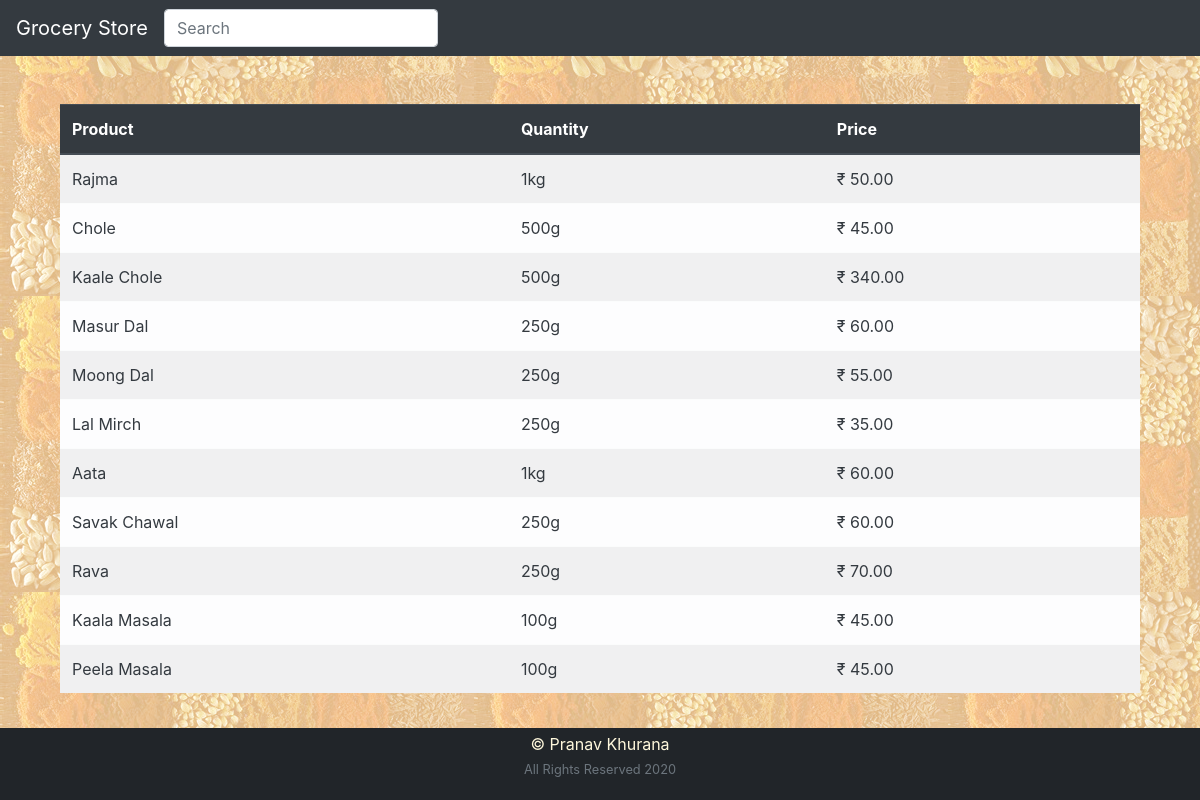
The page / on the database its author committed.
### details/models.py (models this page shows, shortened)
class item(models.Model):
    index = models.AutoField(primary_key=True, verbose_name="Primary Key")
    name = models.CharField(max_length=200, verbose_name="Product Name")
    qty = models.CharField(max_length=10, verbose_name="Quantity")
    price = models.DecimalField(max_digits=10, decimal_places=2, verbose_name="Price")

### details/views.py (the view, shortened to what this page needs)
# urls.py: path('', views.list, name='index'),
def list(request):
    context = {}
    url_parameter = request.GET.get("q")
    if url_parameter:
        search = item.objects.filter(name__icontains=url_parameter)
    else:
        search = item.objects.all()
    context['item'] = search
    return render(request, "index.html", context=context)

### details/templates/index.html (shortened to what this page needs)
<!DOCTYPE html>
{% load static %}
<html lang="en">
<head>
    <link rel="stylesheet" href="https://cdn.jsdelivr.net/npm/bootstrap@4.5.3/dist/css/bootstrap.min.css"
>
    <link rel="stylesheet" href='{% static "/css/style.css" %}'>
</head>
<body class="bg">
    <header class="my-header">
        <nav class="my-header navbar navbar-expand-lg navbar-dark bg-dark mb-5 ">
            <span class="navbar-brand sm-brand">Grocery Store</span>
            <form class="form-inline">
                <input class="form-control mr-sm-2" type="search" placeholder="Search" aria-label="Search"
                    onkeyup="keyp(this.value)">
            </form>
        </nav>
    </header>
    <div class="replace">
        {% include 'list.html' %}
    </div>
    <footer class="my-footer pb-1 pt-1">
        <p>&copy; <a href="https://pranavkhurana.engineer">Pranav Khurana</a> <small class="text-muted"> <br> All Rights Reserved 2020 </small></p>
    </footer>
</body>
</html>

### details/templates/list.html
{% if item %}
<table class="my-table table table-hover table-light table-striped">
    <thead class="thead-dark">
            <th>Product</th>
            <th>Quantity</th>
            <th>Price</th>
    </thead>
    <tbody>
        {% for i in item %}
        <tr class="text-dark">
            <td>{{i.name}}</td>
            <td>{{i.qty}}</td>
            <td>&#8377; {{i.price}}</td>
        </tr>
        {% endfor %}
    </tbody>
</table>
{% else %}
<p>NO RESULT FOUND</p>
{% endif %}

### details/static/css/style.css (style rules this page uses)
.bg { position: relative; height: 100vh; width: 100%; background-color: burlywood; background-image: url('/static/img/bg.jpeg'); background-blend-mode: screen; }
.my-footer { background-color: #212529; text-align: center; color: cornsilk; width: 100%; }
.my-table { width: 90vw; margin-left: 5vw; margin-right: 5vw; }
a { text-decoration: none; color: inherit; }
@media only screen and (min-height: 585px) { .my-footer { position: fixed; left: 0; bottom: 0; } }

### rows shown on the page
item: name "Rajma", qty "1kg", price "50.00"
item: name "Chole", qty "500g", price "45.00"
item: name "Kaale Chole", qty "500g", price "340.00"
item: name "Masur Dal", qty "250g", price "60.00"
item: name "Moong Dal", qty "250g", price "55.00"
item: name "Lal Mirch", qty "250g", price "35.00"
item: name "Aata", qty "1kg", price "60.00"
item: name "Savak Chawal", qty "250g", price "60.00"
item: name "Rava", qty "250g", price "70.00"
item: name "Kaala Masala", qty "100g", price "45.00"
item: name "Peela Masala", qty "100g", price "45.00"
